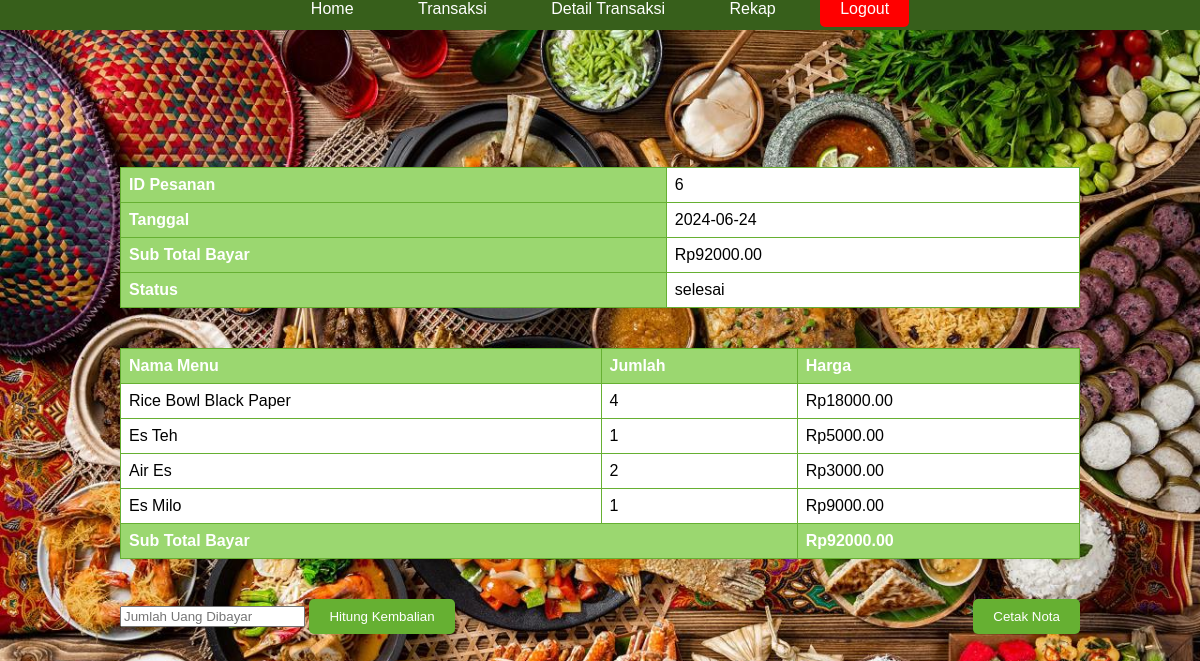
Screenshot of /nota.php?id=6 (signed in) with the database file from the repository.
### tables this page shows
CREATE TABLE `transaksi` (
  `id` int(11) NOT NULL,
  `tanggal` date NOT NULL,
  `status` enum('diproses','selesai') NOT NULL,
  `total` decimal(10,2) NOT NULL
);

CREATE TABLE `detiltransaksi` (
  `id` int(11) NOT NULL,
  `idtransaksi` int(11) NOT NULL,
  `idmenu` int(11) NOT NULL,
  `jumlah` int(11) NOT NULL
);

CREATE TABLE `menu` (
  `id` int(11) NOT NULL,
  `nama` varchar(100) NOT NULL,
  `kategori` enum('makanan','minuman') NOT NULL,
  `harga` decimal(10,2) NOT NULL,
  `stok` int(10) NOT NULL,
  `gambar` varchar(255) NOT NULL
);

### nota.php (the view, shortened to what this page needs)
<?php
require 'db.php';
$id = $_GET['id'];
$stmt = $conn->prepare("SELECT * FROM transaksi WHERE id = ?");
$stmt->bind_param("i", $id);
$stmt->execute();
$result = $stmt->get_result();
$transaction = $result->fetch_assoc();
$stmt = $conn->prepare("SELECT dt.*, m.nama as nama_menu, m.harga FROM detiltransaksi dt JOIN menu m ON dt.idmenu = m.id WHERE dt.idtransaksi = ?");
$stmt->bind_param("i", $id);
$stmt->execute();
$result = $stmt->get_result();
$items = $result->fetch_all(MYSQLI_ASSOC);
?>
<!DOCTYPE html>
<html>
<head>
</head>
<nav>
        <a href="index.php">Home</a>
        <a href="transaksi.php">Transaksi</a>
        <a href="detiltransaksi.php">Detail Transaksi</a>
        <a href="rekap.php">Rekap</a>
        <a href="logout.php" class="logout">Logout</a>
    </nav>
<body>
    <table>
        <tr>
            <th>ID Pesanan</th>
            <td><?php echo $transaction['id']; ?></td>
        </tr>
        <tr>
            <th>Tanggal</th>
            <td><?php echo $transaction['tanggal']; ?></td>
        </tr>
        <tr>
            <th>Sub Total Bayar</th>
            <td>Rp<?php echo $transaction['total']; ?></td>
        </tr>
        <tr>
            <th>Status</th>
            <td><?php echo $transaction['status']; ?></td>
        </tr>
    </table>
    <table>
        <tr>
            <th>Nama Menu</th>
            <th>Jumlah</th>
            <th>Harga</th>
        </tr>
        <?php foreach ($items as $item) { ?>
            <tr>
                <td><?php echo $item['nama_menu']; ?></td>
                <td><?php echo $item['jumlah']; ?></td>
                <td>Rp<?php echo $item['harga']; ?></td>
            </tr>
        <?php } ?>
        <tr>
            <th colspan="2">Sub Total Bayar</th>
            <th>Rp<?php echo $transaction['total']; ?></th>
        </tr>
    </table>
    <div class="actions">
        <form method="POST" action="">
            <input type="text" name="paid_amount" placeholder="Jumlah Uang Dibayar">
            <button type="submit" name="calculate_change">Hitung Kembalian</button>
        </form>
        <form method="POST" action="">
            <button type="submit" name="print_receipt">Cetak Nota</button>
        </form>
    </div>
</body>
</html>

### nota.php (style rules this page uses)
body { font-family: Arial, sans-serif; background-color: #EBF7E3; background-image: url('background.jpeg'); background-size: cover; display: flex; justify-content: center; align-items: center; flex-direction: column; min-height: 100vh; margin: 0; }
nav { width: 100%; height: 30px; background-color: #375F1B; text-align: center; position: fixed; top: 0; z-index: 1000; }
nav a { margin: 10px; text-decoration: none; color: white; padding: 10px 20px; border-radius: 5px; }
nav .logout { background-color: red; }
table { width: 80%; margin: 20px 0; border-collapse: collapse; background-color: #FFFFFF; box-shadow: 0px 0px 10px rgba(0, 0, 0, 0.1); }
th, td { border: 1px solid #66B032; padding: 8px; text-align: left; }
th { background-color: #9BD770; color: white; }
.actions { display: flex; justify-content: space-between; width: 80%; margin: 20px 0; }
.actions button { padding: 10px 20px; background-color: #66B032; color: white; border: none; border-radius: 5px; cursor: pointer; }

### rows the page displays
transaksi: id "6", tanggal "2024-06-24", total "92000.00", status "selesai"
detiltransaksi: idmenu.nama "Rice Bowl Black Paper", jumlah "4", idmenu.harga "18000.00"
detiltransaksi: idmenu.nama "Es Teh", jumlah "1", idmenu.harga "5000.00"
detiltransaksi: idmenu.nama "Air Es", jumlah "2", idmenu.harga "3000.00"
detiltransaksi: idmenu.nama "Es Milo", jumlah "1", idmenu.harga "9000.00"
